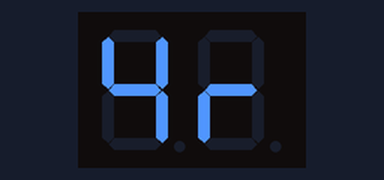
A sketch run on a simulated Arduino Uno, built with avr-gcc and run on an emulated ATmega328P. Parts: 2-digit seven-segment display. Wiring (inferred from the names in the program): 2-digit 7-segment display, segments lit when HIGH: segments pin 12, pin 13, pin 14, pin 15, pin 16, pin 17, pin 18, pin 19; digit selects pin 2, pin 3. The segment pins are drawn as the display they are named for.

Above: at 0.1 s.
At 1.2 s:
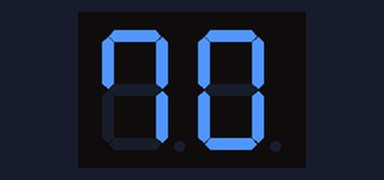
At 2.3 s:
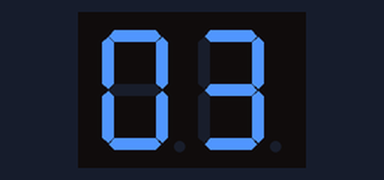

The sketch:

Q2.ino
```cpp
#define SEG_RESET 10
#define SEG_R 11

void setup() {
  const int OUTPIN[] = {2, 3, 12, 13, 14, 15, 16, 17, 18, 19};
  for (int i : OUTPIN) {
    pinMode(i, OUTPUT);
  }
}

void loop() {
  segW(SEG_R, 4, 1000);
  segW(0, 7, 1000);
  segW(3, 0, 1000);
}

void seg(int num) {
  const int PTN[][7] = {
    {1, 1, 1, 1, 1, 1, 0}, // 0
    {0, 1, 1, 0, 0, 0, 0}, // 1
    {1, 1, 0, 1, 1, 0, 1}, // 2
    {1, 1, 1, 1, 0, 0, 1}, // 3
    {0, 1, 1, 0, 0, 1, 1}, // 4
    {1, 0, 1, 1, 0, 1, 1}, // 5
    {1, 0, 1, 1, 1, 1, 1}, // 6
    {1, 1, 1, 0, 0, 1, 0}, // 7
    {1, 1, 1, 1, 1, 1, 1}, // 8
    {1, 1, 1, 1, 0, 1, 1}, // 9
    {0, 0, 0, 0, 0, 0, 0}, // RESET 10
    {0, 0, 0, 0, 1, 0, 1}, // r 11
  };

  for (int i = 12; i <= 18; i++) {
    digitalWrite(i, PTN[num][i - 12]);
  }
}

void segL(int num) {
  seg(SEG_RESET);
  digitalWrite(2, HIGH);
  digitalWrite(3, LOW);
  seg(num);
}

void segR(int num) {
  seg(SEG_RESET);
  digitalWrite(2, LOW);
  digitalWrite(3, HIGH);
  seg(num);
}

void segW(int l, int r, int duration) {
  const int DISP_MS = 4;
  for (int i = 0; i <= duration; i += DISP_MS) {
    segL(l);
    delay(DISP_MS / 2);
    segR(r);
    delay(DISP_MS / 2);
  }
}
```

Measured:
- by itself, everything shown: repeats every 3.3 s, in 3 steps
- what the display in image 0 shows lasts 1.2 s, from 0.0 s to 1.2 s
